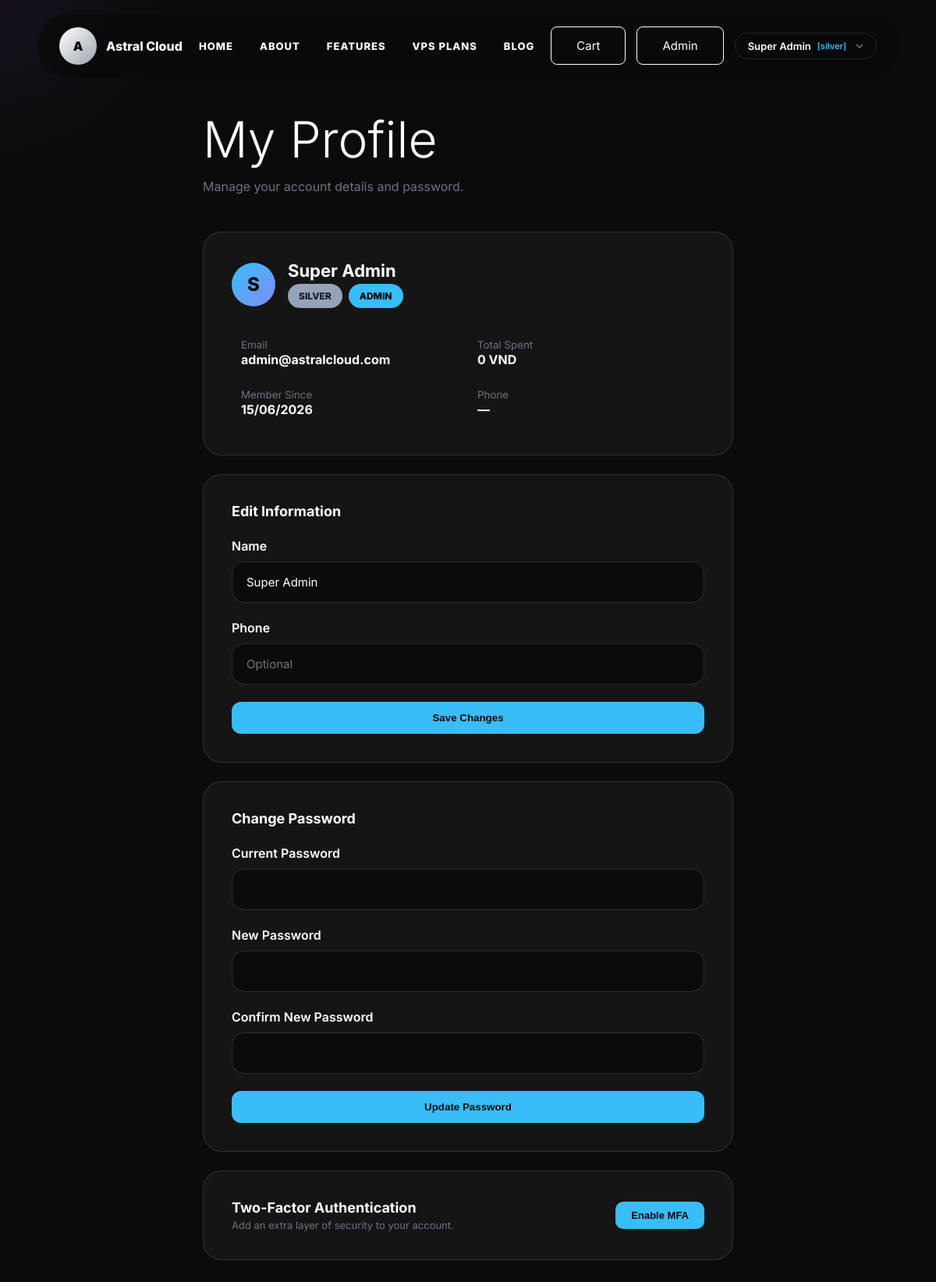
Screenshot of /profile (signed in) with the database file from the repository.
### tables this page shows
CREATE TABLE users (
    id            INT UNSIGNED AUTO_INCREMENT PRIMARY KEY,
    name          VARCHAR(100)  NOT NULL,
    email         VARCHAR(150)  NOT NULL UNIQUE,
    password      VARCHAR(255)  NOT NULL,                         
    phone         VARCHAR(20)   DEFAULT NULL,
    avatar        VARCHAR(255)  DEFAULT 'default_avatar.png',
    role          ENUM('user','staff','admin') NOT NULL DEFAULT 'user',
     
    tier          ENUM('silver','gold','diamond') NOT NULL DEFAULT 'silver',
    total_spent   DECIMAL(15,2) NOT NULL DEFAULT 0.00,
    is_locked     TINYINT(1)    NOT NULL DEFAULT 0,               
    locked_reason VARCHAR(255)  DEFAULT NULL,
    is_verified   TINYINT(1)    NOT NULL DEFAULT 1,               
    verification_token VARCHAR(64) DEFAULT NULL,
    mfa_secret          VARCHAR(32)   DEFAULT NULL,
    mfa_enabled         TINYINT(1)    NOT NULL DEFAULT 0,
    created_at    TIMESTAMP     NOT NULL DEFAULT CURRENT_TIMESTAMP,
    updated_at    TIMESTAMP     NOT NULL DEFAULT CURRENT_TIMESTAMP ON UPDATE CURRENT_TIMESTAMP,

    INDEX idx_role (role),
    INDEX idx_tier (tier),
    INDEX idx_is_locked (is_locked)
);

### src/index.php (called while the page is built, shortened)
<?php
    function view(string $view, array $data = []): void {
        extract($data);
        require __DIR__ . "/Views/layouts/header.php";
        require __DIR__ . "/Views/{$view}.php";
        require __DIR__ . "/Views/layouts/footer.php";
    }
    $router = new Router();
    $router->get("/",                               [ProductController::class, "index"]);
    $router->get("/api/health",                     [HealthController::class, "index"]);
    $router->get("/login",                          [AuthController::class, "login"]);
    $router->post("/login",                         [AuthController::class, "login"]);
    $router->get("/register",                       [AuthController::class, "register"]);
    $router->post("/register",                      [AuthController::class, "register"]);
    $router->get("/logout",                         [AuthController::class, "logout"]);
    $router->get("/verify",                         [AuthController::class, "verify"]);
    $router->get("/verify-otp",                     [AuthController::class, "showOtpForm"]);
    $router->post("/verify-otp",                    [AuthController::class, "showOtpForm"]);
    $router->get("/forgot-password",                [PasswordResetController::class, "forgot"]);
    $router->post("/forgot-password",               [PasswordResetController::class, "forgot"]);
    $router->get("/reset-password",                 [PasswordResetController::class, "reset"]);
    $router->post("/reset-password",                [PasswordResetController::class, "reset"]);
    $router->get("/mfa-verify",                     [AuthController::class, "mfaVerify"]);
    $router->post("/mfa-verify",                    [AuthController::class, "mfaVerify"]);
    $router->get("/mfa-setup",                      [ProfileController::class, "setupMfa"]);
    $router->post("/mfa-setup",                     [ProfileController::class, "setupMfa"]);
    $router->get("/cart",                           [CartController::class, "index"]);
    $router->post("/cart/add",                      [CartController::class, "add"]);
    $router->post("/cart/remove",                   [CartController::class, "remove"]);
    $router->post("/cart/update",                   [CartController::class, "update"]);
    $router->get("/cart/count",                     [CartController::class, "count"]);
    $router->get("/checkout",                       [CheckoutController::class, "index"]);
    $router->post("/checkout/place-order",          [CheckoutController::class, "placeOrder"]);
    $router->get("/checkout/place-order",           [CheckoutController::class, "placeOrderGet"]);
    $router->get("/checkout/success",               [CheckoutController::class, "success"]);
    $router->post("/checkout/validate-voucher",     [CheckoutController::class, "validateVoucher"]);
    $router->get("/payment/vnpay-return",           [PaymentController::class, "vnpayReturn"]);
    $router->get("/payment/vnpay-ipn",              [PaymentController::class, "vnpayIpn"]);
    $router->get("/orders",                         [OrderController::class, "index"]);
    $router->get("/orders/invoice",                 [OrderController::class, "invoice"]);
    $router->post("/orders/cancel",                 [OrderController::class, "cancel"]);
    $router->post("/service/stop",                  [ServiceController::class, "stop"]);
    $router->post("/service/start",                 [ServiceController::class, "start"]);
    $router->post("/service/restart",               [ServiceController::class, "restart"]);
    $router->post("/service/rebuild",               [ServiceController::class, "rebuild"]);
    $router->get("/inbox",                          [InboxController::class, "index"]);
    $router->post("/inbox/read",                    [InboxController::class, "markRead"]);
    $router->get("/profile",                        [ProfileController::class, "index"]);
    $router->post("/profile/update",                [ProfileController::class, "update"]);
    $router->get("/console",                        [ConsoleController::class, "index"]);
    $router->get("/admin/orders",                   [AdminOrderController::class, "index"]);
    $router->get("/admin/orders/invoice",           [AdminOrderController::class, "invoice"]);
    $router->post("/admin/orders/update",           [AdminOrderController::class, "update"]);
    $router->get("/admin/products",                 [AdminProductController::class, "index"]);
    $router->post("/admin/products/store",          [AdminProductController::class, "store"]);
    $router->post("/admin/products/update",         [AdminProductController::class, "update"]);
    $router->post("/admin/products/toggle",         [AdminProductController::class, "toggle"]);
    $router->get("/admin",                          [AdminDashboardController::class, "index"]);
    $router->get("/admin/dashboard",                [AdminDashboardController::class, "index"]);
    $router->get("/admin/users",                    [AdminUserController::class, "index"]);
    $router->post("/admin/users/toggle-lock",       [AdminUserController::class, "toggleLock"]);
    $router->get("/admin/vouchers",                 [AdminVoucherController::class, "index"]);
    $router->post("/admin/vouchers/store",          [AdminVoucherController::class, "store"]);
    $router->post("/admin/vouchers/toggle",         [AdminVoucherController::class, "toggle"]);
    $router->get("/admin/reviews",                  [AdminReviewController::class, "index"]);
    $router->post("/admin/reviews/toggle",           [AdminReviewController::class, "toggle"]);
    $router->get("/admin/emails",                   [AdminEmailController::class, "index"]);
    $router->post("/admin/emails/send",             [AdminEmailController::class, "send"]);
    $router->get("/admin/audit-logs",              [AdminAuditLogController::class, "index"]);
    $router->dispatch($_SERVER["REQUEST_URI"], $_SERVER["REQUEST_METHOD"]);

### src/Controllers/ProfileController.php (called while the page is built, shortened)
<?php
class ProfileController {
    public function index(): void {
        $user    = User::getProfile($_SESSION["user_id"]);
        $error   = $_GET["error"] ?? "";
        $success = $_GET["success"] ?? "";
        view("profile/index", [
            "user"    => $user,
            "error"   => $error,
            "success" => $success,
            "title"   => "My Profile | Astral Cloud",
        ]);
    }
}

### src/Models/User.php (called while the page is built, shortened)
<?php
class User {
    public static function getProfile(int $id): ?array {
        $pdo = Database::getConnection();
        $stmt = $pdo->prepare("SELECT id, name, email, password, phone, role, tier, total_spent, mfa_secret, mfa_enabled, created_at FROM users WHERE id = :id LIMIT 1");
        $stmt->execute(['id' => $id]);
        return $stmt->fetch() ?: null;
    }
}

### src/Views/profile/index.php (the view, shortened to what this page needs)
<section class="page-section" style="padding-top:140px;display:flex;align-items:flex-start;justify-content:center;">
<div style="width:100%;max-width:680px;">
    <h1 style="font-size:clamp(42px,6vw,64px);font-weight:300;margin-bottom:12px;">My Profile</h1>
    <p style="color:#6b7280;margin-bottom:48px;">Manage your account details and password.</p>
    <div class="glass-card mb-4">
        <div class="d-flex align-items-center gap-3 mb-4">
            <div style="width:56px;height:56px;border-radius:50%;background:linear-gradient(135deg,#38bdf8,#818cf8);display:flex;align-items:center;justify-content:center;font-size:24px;font-weight:800;color:#0b0b0b;">
                <?= strtoupper(substr($user['name'], 0, 1)) ?>
            </div>
            <div>
                <h2 style="font-size:22px;font-weight:700;"><?= htmlspecialchars($user['name']) ?></h2>
                <div class="d-flex gap-2" style="margin-top:4px;">
                    <span class="badge tier-<?= $user['tier'] ?>"><?= strtoupper($user['tier']) ?></span>
                    <?php if ($user['role'] !== 'user'): ?>
                        <span class="badge bg-info" style="color:#000;"><?= strtoupper($user['role']) ?></span>
                    <?php endif; ?>
                </div>
            </div>
        </div>
        <div class="row">
            <div class="col-md-6">
                <small class="text-muted">Email</small>
                <p class="fw-bold"><?= htmlspecialchars($user['email']) ?></p>
            </div>
            <div class="col-md-6">
                <small class="text-muted">Total Spent</small>
                <p class="fw-bold"><?= number_format($user['total_spent'], 0, ',', '.') ?> VND</p>
            </div>
            <div class="col-md-6">
                <small class="text-muted">Member Since</small>
                <p class="fw-bold"><?= date('d/m/Y', strtotime($user['created_at'])) ?></p>
            </div>
            <div class="col-md-6">
                <small class="text-muted">Phone</small>
                <p class="fw-bold"><?= htmlspecialchars($user['phone'] ?: '—') ?></p>
            </div>
        </div>
    </div>
    <div class="glass-card mb-4">
        <h3 style="font-size:18px;font-weight:700;margin-bottom:24px;">Edit Information</h3>
        <form action="/profile/update" method="POST">
            <div class="form-group">
                <label>Name</label>
                <input type="text" name="name" value="<?= htmlspecialchars($user['name']) ?>" required>
            </div>
            <div class="form-group">
                <label>Phone</label>
                <input type="text" name="phone" value="<?= htmlspecialchars($user['phone'] ?? '') ?>" placeholder="Optional">
            </div>
            <button type="submit" class="btn-primary w-100" style="border-radius:12px;">Save Changes</button>
        </form>
    </div>
    <div class="glass-card mb-4">
        <h3 style="font-size:18px;font-weight:700;margin-bottom:24px;">Change Password</h3>
        <form action="/profile/update" method="POST">
            <div class="form-group">
                <label>Current Password</label>
                <input type="password" name="current_password" required>
            </div>
            <div class="form-group">
                <label>New Password</label>
                <input type="password" name="new_password" required minlength="6">
            </div>
            <div class="form-group">
                <label>Confirm New Password</label>
                <input type="password" name="confirm_password" required minlength="6">
            </div>
            <button type="submit" class="btn-primary w-100" style="border-radius:12px;">Update Password</button>
        </form>
    </div>
    <?php
        $mfaEnabled = !empty($user['mfa_secret']) && $user['mfa_enabled'] == 1;
    ?>
    <div class="glass-card">
        <div style="display:flex;justify-content:space-between;align-items:center;flex-wrap:wrap;gap:12px;">
            <div>
                <h3 style="font-size:18px;font-weight:700;margin:0;">Two-Factor Authentication</h3>
                <p style="color:#6b7280;font-size:13px;margin:4px 0 0;">
                    <?= $mfaEnabled ? 'MFA is currently <span style="color:#4ade80;">enabled</span>.' : 'Add an extra layer of security to your account.' ?>
                </p>
            </div>
            <?php if ($mfaEnabled): ?>
                <form action="/profile/update" method="POST" style="display:flex;align-items:center;gap:8px;">
                    <?= csrfField() ?>
                    <input type="hidden" name="action" value="disable_mfa">
                    <input type="text" name="mfa_code" placeholder="MFA code" maxlength="6" pattern="[0-9]{6}" inputmode="numeric" autocomplete="one-time-code" required
                           style="width:100px;text-align:center;font-family:'Courier New',monospace;font-size:16px;letter-spacing:4px;background:rgba(0,0,0,0.3);border:1px solid rgba(255,255,255,0.1);color:#fff;padding:8px;border-radius:8px;">
                    <button type="submit" class="action-btn danger" style="padding:10px 16px;border-radius:10px;font-size:13px;font-weight:600;background:transparent;border:1px solid rgba(239,68,68,0.3);color:#ef4444;cursor:pointer;">Disable</button>
                </form>
            <?php else: ?>
                <form action="/profile/update" method="POST">
                    <button type="submit" class="action-btn primary" style="padding:10px 20px;border-radius:10px;font-size:13px;font-weight:600;background:#38bdf8;color:#000;border:none;cursor:pointer;">Enable MFA</button>
                </form>
            <?php endif; ?>
        </div>
    </div>
</div>
</section>

### src/css/base.css (style rules this page uses)
* { margin: 0; padding: 0; box-sizing: border-box; }
html { scroll-behavior: smooth; }
body { font-family: "Inter", sans-serif; background: #0b0b0b; color: #fff; overflow-x: hidden; }
.page-section { min-height: 100vh; padding: 150px 9% 80px; }
.form-group { margin: 22px 0; }
.form-group label { display: block; margin-bottom: 10px; font-weight: 600; }
.form-group input, .form-group select, .form-group textarea { width: 100%; padding: 16px 18px; border-radius: 16px; border: 1px solid rgba(255, 255, 255, 0.14); background: #0b0b0b; color: #fff; font-family: inherit; font-size: 15px; }
.badge { padding: 8px 14px; border-radius: 999px; font-weight: 800; font-size: 12px; }
.glass-card { background: #151515; border: 1px solid rgba(255, 255, 255, 0.12); border-radius: 24px; padding: 36px; }
.tier-silver { background-color: #94a3b8; color: #0f172a; }
.text-muted { color: #6b7280; }
.fw-bold { font-weight: 700; }
.bg-info { background: #38bdf8; }
.d-flex { display: flex; }
.align-items-center { align-items: center; }
.gap-2 { gap: 8px; }
.gap-3 { gap: 16px; }
.mb-4 { margin-bottom: 24px; }
.w-100 { width: 100%; }
.btn-primary { background: #38bdf8; color: #0b0b0b; border: none; padding: 13px 28px; border-radius: 8px; font-weight: 700; cursor: pointer; }
.row { display: flex; flex-wrap: wrap; }
.col-md-6 { width: 50%; padding: 12px; }
.reveal { opacity: 0; transform: translateY(40px); transition: opacity 0.6s ease, transform 0.6s ease; }
.reveal.show { opacity: 1; transform: translateY(0); }

### rows the page displays
users: name "S", name "Super Admin", tier "SILVER", role "ADMIN", email "admin@astralcloud.com", total_spent "0", created_at "15/06/2026", phone "—"

### other values shown
$_SESSION['user_name'] "Super Admin"
$_SESSION['user_tier'] "silver"
